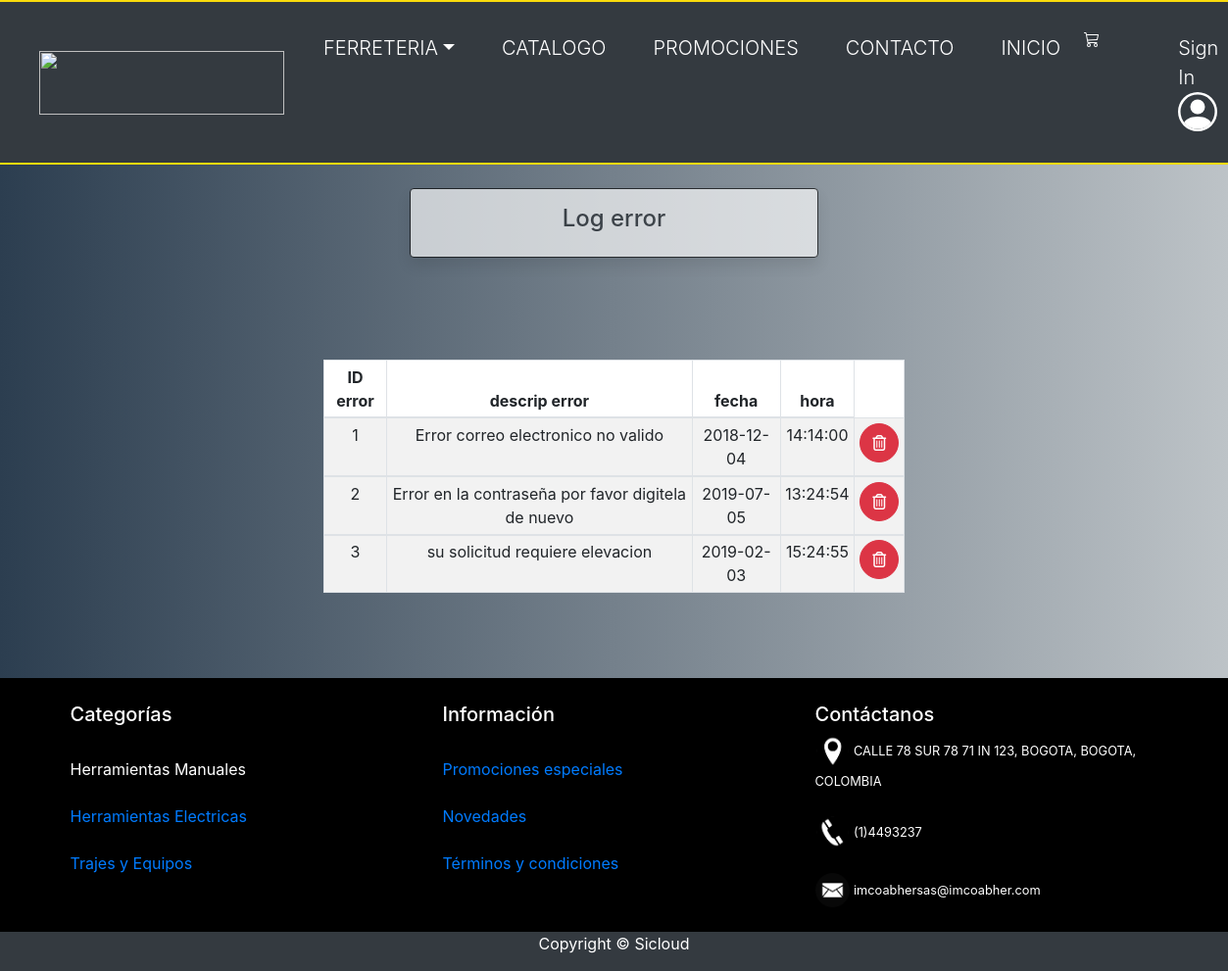
Page /vista/formLogError.php on the committed database.
### tables this page shows
CREATE TABLE `log_error` (
  `ID_error` int(11) NOT NULL,
  `descrip_error` varchar(255) DEFAULT NULL,
  `fecha` date NOT NULL,
  `hora` time DEFAULT NULL
);

### modelo/class.conexion.php (called while the page is built)
<?php
    class Conexion{
    static function conexionPDO(){
        $DB_HOST = 'bzsvpsfy9oknkorinigg-mysql.services.clever-cloud.com';
        $DB_USER = 'uu1ftcn3edrvx0se';
        $DB_PASS = 'YTZ9rXNKvoAIDwOwvvFj';
        $DB_NAME = 'bzsvpsfy9oknkorinigg';
        try {
            $dsn = "mysql:host=$DB_HOST;dbname=$DB_NAME";
            $db = new PDO($dsn, $DB_USER,  $DB_PASS);
        } catch (PDOException $e) {
            echo 'Error al conectarnos al; ' . $e->getMessage();
        }
        return $db;
    }
}

### modelo/class.sql.php (called while the page is built, shortened)
<?php
include_once 'class.conexion.php';
include_once '../controlador/controladorsession.php';
class SQL extends Conexion{
   public $db;
   public function __construct() {
      $this->db = Conexion::conexionPDO();
   }
   static function ningunDato(){
      return new self ();
   }
public function verError()
{
    $sql = "SELECT * FROM log_error";
    $stm = $this->db->prepare($sql);
    $stm->execute();
    $result = $stm->fetchAll();
    return $result;
}
}
?>

### controlador/controladorsession.php (called while the page is built, shortened)
<?php
class Session{
   static function ningunDato(){
      return new self ();
   }
}
?>

### controlador/controlador.php (called while the page is built, shortened)
<?php
include_once '../modelo/class.sql.php';
class ControllerDoc
{
    private $session, $objModUs;
    public function __construct(){
        include_once 'controladorsession.php';
        $this->objModUs    = SQL::ningunDato();
    }
    public function verError()
    {
        return $this->objModUs->verError();
    }
}
?>

### vista/formLogError.php (the view, shortened to what this page needs)
<div class="container col-md-8 col-xl-7">
    <div class="row">
<div class="container">
    <div class="row">
        <div class="col-md-10 p-2 mx-auto">
            <table class=" table table-bordered  table-striped bg-white table-sm text-center">
                <thead>
                    <tr>
                        <th>ID error</th>
                        <th>descrip error</th>
                        <th>fecha</th>
                        <th>hora</th>
                        <?php
                        $objModError = new ControllerDoc();
                        $datos  =  $objModError->verError();
                        if (isset($datos)) {
                                foreach($datos as $i => $row){
                        ?>
                    </tr>
                </thead>
                <tbody>
                    <td><?php  echo $row['ID_error'] ?></td>
                    <td><?php  echo $row['descrip_error'] ?></td>
                    <td><?php  echo $row['fecha'] ?></td>
                    <td><?php  echo $row['hora'] ?></td>
                    <td>
                        <a href="../controlador/controlador.php?accion=eliminarError&&id=<?php echo $row['ID_error'] ?>" class="btn btn-circle btn-danger"><i class="far fa-trash-alt"></i></a>
                    </td>
                </tbody>
        <?php
                           }
                      }
        ?>
            </table>
</div></div>
        </div>
    </div>
</div>

### vista/estilos/css/jav.css (style rules this page uses)
body { background: #bdc3c7; background: -webkit-linear-gradient(to right, #2c3e50, #bdc3c7); background: linear-gradient(to right, #2c3e50, #bdc3c7); }
.btn-circle { border-radius: 100%; height: 2.5rem; width: 2.5rem; font-size: 1rem; display: inline-flex; align-items: center; justify-content: center; }
html { min-height: 100%; position: relative; }
body { margin: 0; margin-bottom: 40px; }

### rows in the picture
log_error: ID_error "1", descrip_error "Error correo electronico no valido", fecha "2018-12-04", hora "14:14:00"
log_error: ID_error "2", descrip_error "Error en la contraseña por favor digitela de nuevo", fecha "2019-07-05", hora "13:24:54"
log_error: ID_error "3", descrip_error "su solicitud requiere elevacion", fecha "2019-02-03", hora "15:24:55"

### other values in the picture
$aP[$i0][0] "FERRETERIA"
$d[0] "CATALOGO"
$d[0] "PROMOCIONES"
$d[0] "CONTACTO"
$d[0] "INICIO"
$titulo "Log error"
